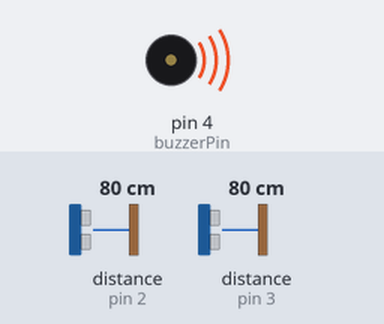
Recording of a sketch running on a simulated Arduino Uno, built with avr-gcc and run on an emulated ATmega328P. Shown: buzzer (waves = sounding). Wiring (inferred from the names in the program): 2 × range finder with pulse-width output: data pin 2 / data pin 3. The test bench sets the inputs (shaded band); at power-on: distance to the obstacle (sensors on pin 2, pin 3) 80 cm. What the sketch prints to the serial monitor is not drawn.

Above: at 0.4 s.
At 7.9 s:
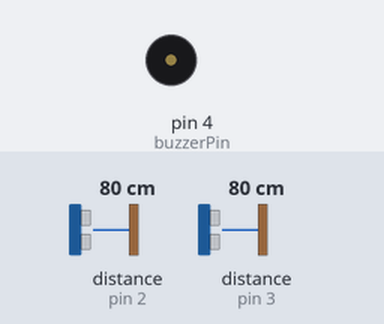
Timing chart, 0 to 10.9 s (numbered marks = the images above):
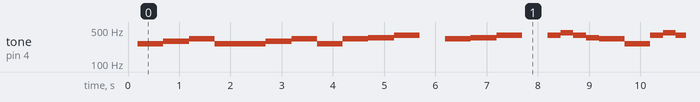

The sketch:

Musicbox.ino
```cpp
/*
  MusicBox
  Play one of three songs by pushing button
  Components:
  1.Buzzer on Pin4,pin4接到Buzzer正極
  2.Push button on Pin5~7 for selecting one of three songs
  Author:Bruce Chiu
  Date: 2019-07-22
  Email:boo.chiu@gmail.com
*/
const int buzzerPin = 4; // pin4接到Buzzer正極
const int btnPins[] = {2, 3, 18}; //pin2,3,18接到按鍵
char noteChar[] =     {'C', 'D', 'E', 'F', 'G', 'A', 'B', '1', '2', '3', '4', '5', '6', '7'}; //兩個八度音符的代號
byte noteLen = sizeof(noteChar);
int freqMap[] = {131, 147, 165, 175, 196, 220, 247, 262, 294, 330, 349, 392, 440, 494}; //音符的代號頻率
int songNumber = 0;
volatile int btnNumberPushed = 0;
unsigned long debounceTime = 150;
unsigned long lastTriggeredTime = 0;
//char songTwoTiger[]="12311231345 345 565431565431 1G1 1G1";    //簡譜，空白代表休止符
//char tempoMap[]="222222222222222211112211112212222222";//節奏表，對應簡譜的每個音符

char song1[] = "12311231345 345 565431565431 1G1 1G1";
char song2[] = "1155665 4433221 5544332 5544332 1155665 4433221";

char tempoMap1[] = "222222222222222211112211112212222222";
char tempoMap2[] = "11111112111111121111111211111112111111121111111";

char* songs[] {
  "12311231345 345 565431565431 1G1 1G1", //第一首歌：兩隻老虎
  "1155665 4433221 5544332 5544332 1155665 4433221",//第二首歌：小星星(簡譜)，空白代表休止符
  "1113555 66615 4446333 22225 51113555 66615 4446333 22231"//第三首歌：小毛驢(簡譜)，空白代表休止符
};

char* tempoMap[] = {
  "222222222222222211112211112212222222",//第一首歌節奏
  "11111111111111111111111111111111111111111111111",//第二首歌節奏
  "11111111111121111111111111121111111111111211111111111111",//第三首歌節奏

};


void setup()
{ //無須設定pin模式
  Serial.begin(115200);
  attachInterrupt(digitalPinToInterrupt(2), btn1ISR, RISING);
  attachInterrupt(digitalPinToInterrupt(3), btn2ISR, RISING);
  attachInterrupt(digitalPinToInterrupt(18), btn3ISR, RISING);
  Serial.println("Music Box");
}

void btn1ISR() {
  if (millis() - lastTriggeredTime > debounceTime) {
    btnNumberPushed = 1;
    lastTriggeredTime = millis();
    //noTone(buzzerPin);
  }
}

void btn2ISR() {
  if (millis() - lastTriggeredTime > debounceTime) {
    btnNumberPushed = 2;
    lastTriggeredTime = millis();
    //noTone(buzzerPin);
  }
}

void btn3ISR() {
  if (millis() - lastTriggeredTime > debounceTime) {
    btnNumberPushed = 3;
    lastTriggeredTime = millis();
    //noTone(buzzerPin);
  }
}


void loop()
{
  if (btnNumberPushed != 0) {
    songNumber = btnNumberPushed-1;
    btnNumberPushed=0;
    int songLen = strlen(songs[songNumber]);
    int duration = 0;
    Serial.println("\nsongLen:" + String(songLen));
    for (int i = 0; i < songLen; i++)// 根據簡譜播放音樂
    {
      //將ascii轉成數值，算出duration的時間
      duration = ((int)(tempoMap[songNumber][i] - '0')) * 1000 / 4;
      Serial.print(songs[songNumber][i]);
      playNote(songs[songNumber][i], duration);
      //Serial.println(songTwoTiger[i]);
    }
    delay(1000);
  }

}

void playNote(char note, int duration)
{
  // 根據傳入的音符播出
  for (int i = 0; i < noteLen; i++)
  {
    // 比對簡譜的音符與音符表，找出其頻率並播放
    if (noteChar[i] == note)
      tone(buzzerPin, freqMap[i], duration);
    //delay(duration*1.3);
  }
  // 若無符合的，則靜默，作為休止音
  delay(duration);
}
```

Measured:
- by itself, tone on pin 4 (buzzerPin): plays 262 Hz for 0.50 s, 294 Hz for 0.50 s, 330 Hz for 0.50 s, 262 Hz for 1.0 s, 294 Hz for 0.50 s, 330 Hz for 0.50 s … (243 notes in this stretch)
